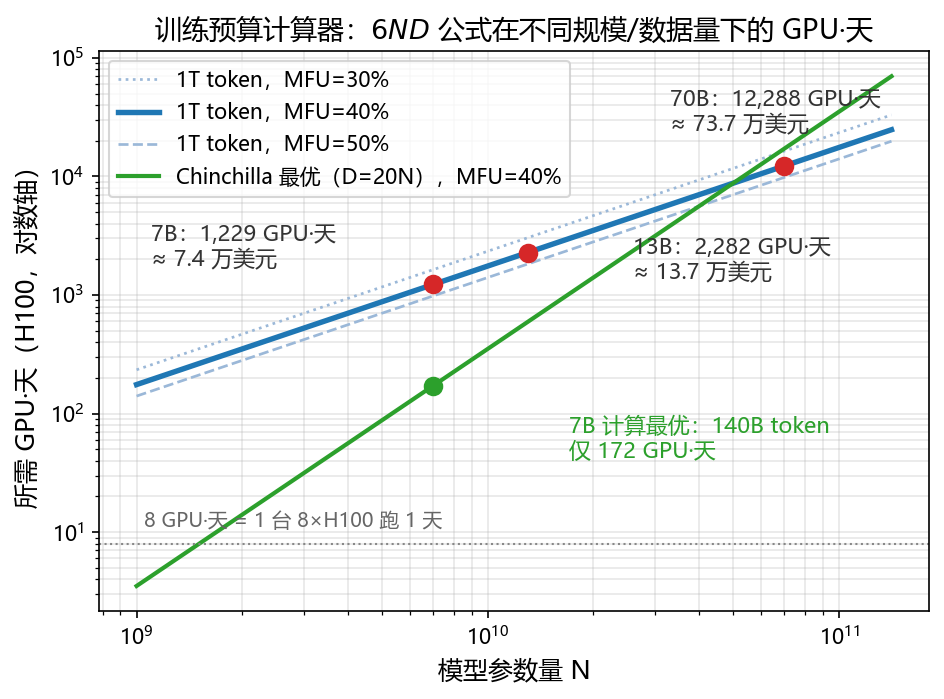

Generate this figure with Python:
# -*- coding: utf-8 -*-
"""
6ND 预算算例可视化：固定数据量 D = 1T token 时，训练不同规模模型需要的 GPU·天
（H100 SXM bf16 峰值 989 TFLOPS，三档 MFU），并在 MFU=40% 线上标注 7B / 13B / 70B
三点及其云端费用；同时画出 Chinchilla 最优（D = 20N）曲线做"过训练"对照。
公式：GPU·天 = 6ND / (MFU × 峰值FLOPS × 86400)
运行：python gen_budget.py  （依赖 numpy + matplotlib）
"""
import numpy as np
import matplotlib
matplotlib.use("Agg")
import matplotlib.pyplot as plt

plt.rcParams["font.sans-serif"] = ["Microsoft YaHei"]
plt.rcParams["axes.unicode_minus"] = False

PEAK = 989e12          # H100 SXM bf16 稠密峰值 FLOPS
D_FIX = 1e12           # 固定 1T token
PRICE = 2.5            # 美元 / 卡·时（云端参考价）

def gpu_days(N, D, mfu):
    return 6 * N * D / (mfu * PEAK * 86400)

Ns = np.logspace(9, 11.15, 200)
for mfu, style in [(0.3, ":"), (0.4, "-"), (0.5, "--")]:
    days = gpu_days(Ns, D_FIX, mfu)
    lw = 2.6 if mfu == 0.4 else 1.3
    plt.plot(Ns, days, style, lw=lw, color="#1f77b4" if mfu == 0.4 else "#9bb8d8",
             label=f"1T token，MFU={int(mfu*100)}%")
    if mfu == 0.4:
        label_pos = {7e9: (1.1e9, 1750), 1.3e10: (2.6e10, 1350), 7e10: (3.3e10, 24000)}
        for N, name in [(7e9, "7B"), (1.3e10, "13B"), (7e10, "70B")]:
            d = gpu_days(np.array([N]), D_FIX, 0.4)[0]
            cost = d * 24 * PRICE / 1e4
            plt.scatter([N], [d], s=70, color="#d62728", zorder=5)
            plt.annotate(f"{name}：{d:,.0f} GPU·天\n≈ {cost:.1f} 万美元",
                         xy=(N, d), xytext=label_pos[N],
                         fontsize=10.5, color="#333333")

# Chinchilla 最优对照线：D = 20N（MFU=40%）
days_opt = gpu_days(Ns, 20 * Ns, 0.4)
plt.plot(Ns, days_opt, "-", lw=2, color="#2ca02c",
         label="Chinchilla 最优（D=20N），MFU=40%")
d7 = gpu_days(np.array([7e9]), 20 * 7e9, 0.4)[0]
plt.scatter([7e9], [d7], s=70, color="#2ca02c", zorder=5)
plt.annotate(f"7B 计算最优：140B token\n仅 {d7:.0f} GPU·天",
             xy=(7e9, d7), xytext=(1.7e10, 42), fontsize=10.5, color="#2ca02c")

plt.axhline(8, color="#888888", ls=":", lw=1)
plt.text(1.05e9, 11, "8 GPU·天 = 1 台 8×H100 跑 1 天", fontsize=9.5, color="#666666")

plt.xscale("log"); plt.yscale("log")
plt.xlabel("模型参数量 N", fontsize=12)
plt.ylabel("所需 GPU·天（H100，对数轴）", fontsize=12)
plt.title("训练预算计算器：$6ND$ 公式在不同规模/数据量下的 GPU·天",
          fontsize=13)
plt.legend(fontsize=10, loc="upper left")
plt.grid(True, which="both", alpha=0.3)
plt.tight_layout()
plt.savefig("gen_budget.png", dpi=150, bbox_inches="tight")
print("已保存 gen_budget.png")
print(f"7B×1T @MFU40% = {gpu_days(np.array([7e9]), 1e12, 0.4)[0]:,.0f} GPU·天，"
      f"8×H100 单机需 {gpu_days(np.array([7e9]), 1e12, 0.4)[0]/8:,.0f} 天")
